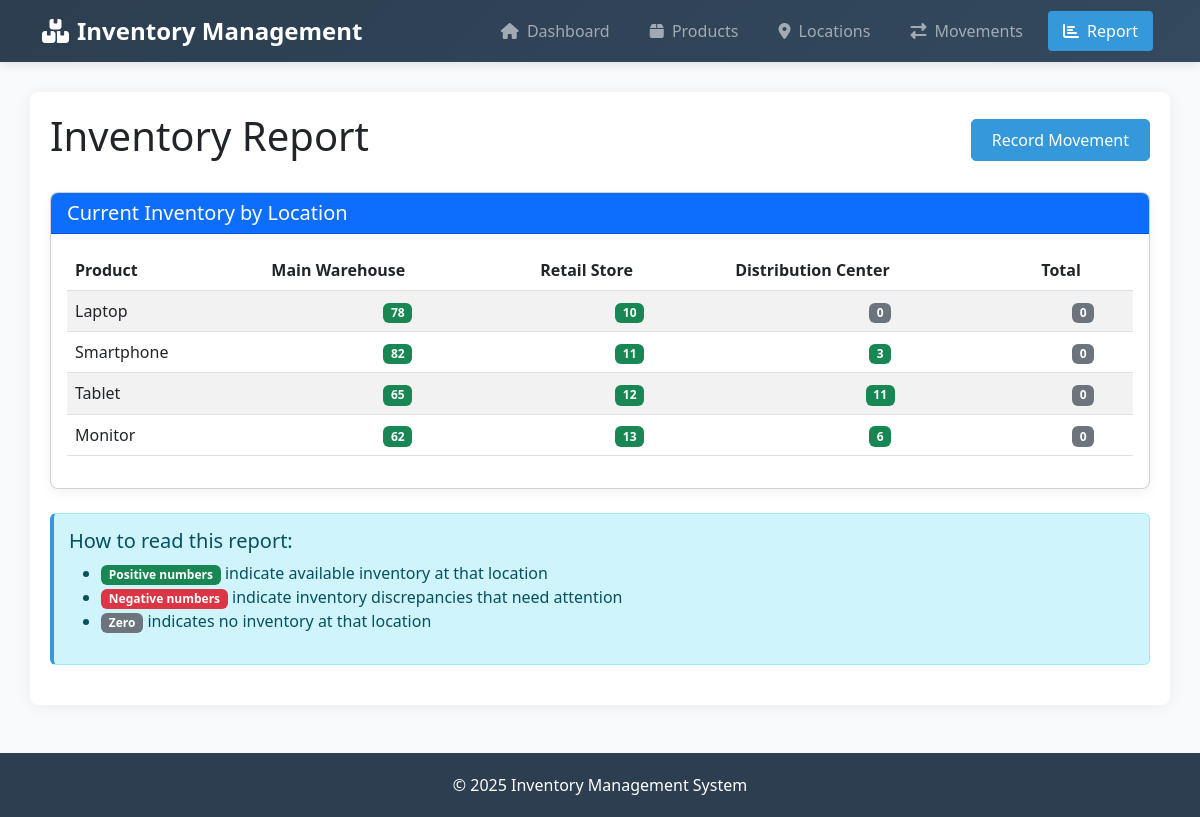
Screenshot of /report with the database file from the repository.
### models.py (models this page shows, shortened)
class Location(db.Model):
    location_id = db.Column(db.Integer, primary_key=True)
    name = db.Column(db.String(100), nullable=False)
    address = db.Column(db.Text)
    created_at = db.Column(db.DateTime, default=datetime.utcnow)

class Product(db.Model):
    product_id = db.Column(db.Integer, primary_key=True)
    name = db.Column(db.String(100), nullable=False)
    description = db.Column(db.Text)
    price = db.Column(db.Float)
    sku = db.Column(db.String(50), unique=True)
    created_at = db.Column(db.DateTime, default=datetime.utcnow)

### routes.py (the view)
@app.route('/report')
def report():
    products = Product.query.all()
    locations = Location.query.all()
    inventory = {}
    for product in products:
        inventory[product.product_id] = {'name': product.name, 'locations': {}}
        for location in locations:
            incoming = db.session.query(func.sum(ProductMovement.qty)).filter(
                ProductMovement.product_id == product.product_id,
                ProductMovement.to_location_id == location.location_id
            ).scalar() or 0
            outgoing = db.session.query(func.sum(ProductMovement.qty)).filter(
                ProductMovement.product_id == product.product_id,
                ProductMovement.from_location_id == location.location_id
            ).scalar() or 0
            balance = incoming - outgoing
            inventory[product.product_id]['locations'][location.location_id] = {
                'name': location.name,
                'qty': balance
            }
    return render_template('report.html', inventory=inventory, products=products, locations=locations, now=datetime.now())

### app.py (called while the page is built)
@app.context_processor
def inject_now():
    return {'now': datetime.now()}

### routes.py (called while the page is built)
@app.context_processor
def inject_now():
    return {'now': datetime.utcnow()}  # Using utcnow() for consistency

### templates/report.html (shortened to what this page needs)
{% extends 'base.html' %}
{% block content %}
<div class="d-flex justify-content-between align-items-center mb-4">
    <h1>Inventory Report</h1>
    <a href="{{ url_for('movements') }}" class="btn btn-primary">Record Movement</a>
</div>
<div class="card mb-4">
    <div class="card-header bg-primary text-white">
        <h5 class="mb-0">Current Inventory by Location</h5>
    </div>
    <div class="card-body">
        <div class="table-responsive">
            <table class="table table-striped table-hover">
                <thead>
                    <tr>
                        <th>Product</th>
                        {% for location in locations %}
                        <th>{{ location.name }}</th>
                        {% endfor %}
                        <th>Total</th>
                    </tr>
                </thead>
                <tbody>
                    {% for product in products %}
                    <tr>
                        <td>{{ product.name }}</td>
                        {% set total = 0 %}
                        {% for location in locations %}
                            {% set qty = inventory[product.product_id]['locations'][location.location_id]['qty'] %}
                            <td class="text-center">
                                {% if qty > 0 %}
                                    <span class="badge bg-success">{{ qty }}</span>
                                {% elif qty < 0 %}
                                    <span class="badge bg-danger">{{ qty }}</span>
                                {% else %}
                                    <span class="badge bg-secondary">0</span>
                                {% endif %}
                            </td>
                            {% set total = total + qty %}
                        {% endfor %}
                        <td class="text-center">
                            {% if total > 0 %}
                                <span class="badge bg-primary">{{ total }}</span>
                            {% elif total < 0 %}
                                <span class="badge bg-warning text-dark">{{ total }}</span>
                            {% else %}
                                <span class="badge bg-secondary">0</span>
                            {% endif %}
                        </td>
                    </tr>
                    {% else %}
                    <tr>
                        <td colspan="{{ locations|length + 2 }}" class="text-center">No products found.</td>
                    </tr>
                    {% endfor %}
                </tbody>
            </table>
        </div>
    </div>
</div>
<div class="alert alert-info">
    <h5>How to read this report:</h5>
    <ul>
        <li><span class="badge bg-success">Positive numbers</span> indicate available inventory at that location</li>
        <li><span class="badge bg-danger">Negative numbers</span> indicate inventory discrepancies that need attention</li>
        <li><span class="badge bg-secondary">Zero</span> indicates no inventory at that location</li>
    </ul>
</div>
{% endblock %}

### templates/base.html (style rules this page uses)
:root { --primary-color: #3498db; --secondary-color: #2c3e50; --accent-color: #e74c3c; --light-bg: #f8f9fa; }
body { font-family: 'Segoe UI', Tahoma, Geneva, Verdana, sans-serif; background-color: var(--light-bg); }
.alert { border-radius: 6px; border-left: 4px solid; padding: 15px; margin-bottom: 20px; }
.alert-info { border-left-color: var(--primary-color); }
.btn { border-radius: 5px; padding: 8px 20px; font-weight: 500; transition: all 0.2s; }
.btn-primary { background-color: var(--primary-color); border-color: var(--primary-color); }
.card { border-radius: 8px; overflow: hidden; box-shadow: 0 4px 12px rgba(0,0,0,0.05); transition: transform 0.3s ease; }

### rows the page displays
Location: name "Main Warehouse", qty "78", qty "82", qty "65", qty "62"
Location: name "Retail Store", qty "10", qty "11", qty "12", qty "13"
Location: name "Distribution Center", shows "0", location_id "3", qty "11", qty "6"
Product: name "Laptop"
Product: name "Smartphone"
Product: name "Tablet"
Product: name "Monitor"
